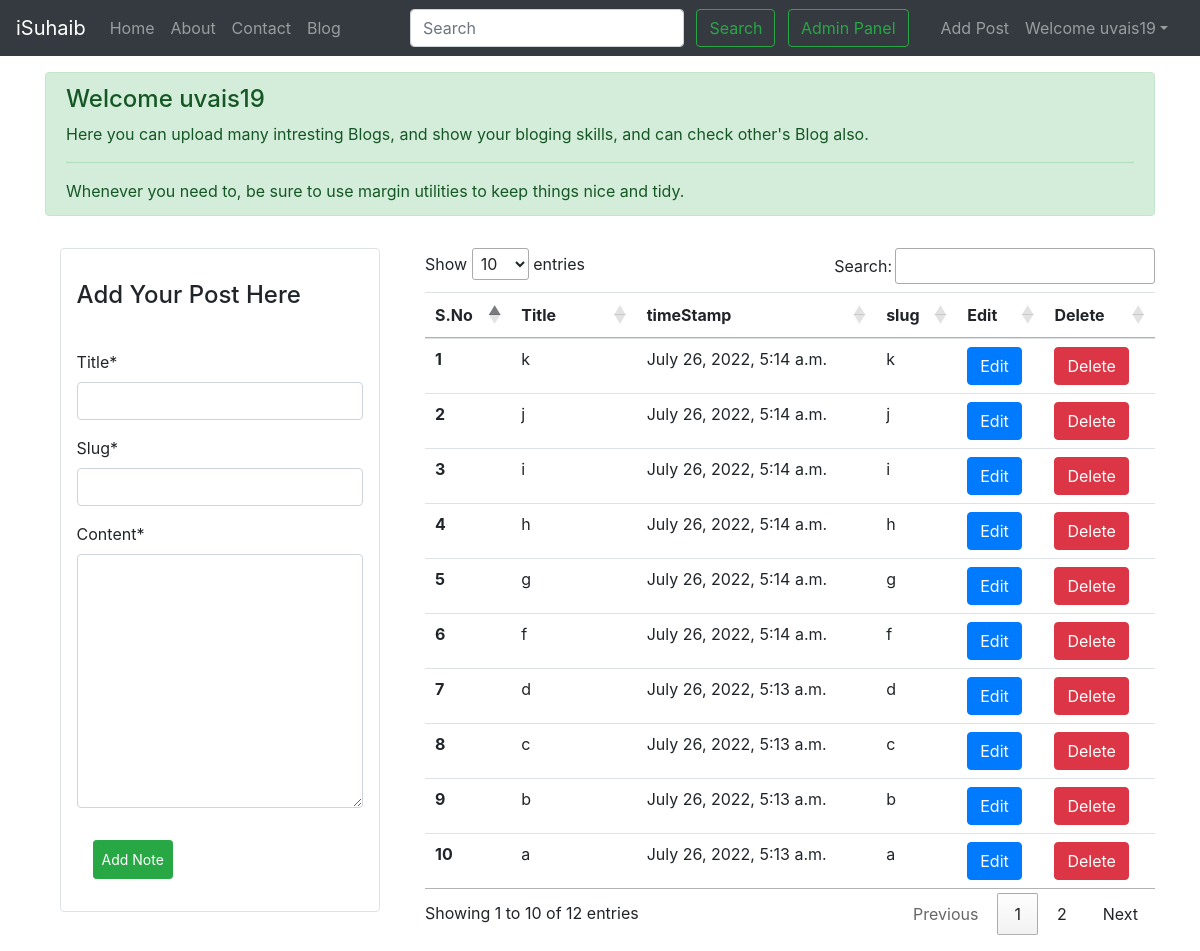
Page /blog/upload/ (signed in) on the committed database.
### blog/models.py (models this page shows, shortened)
class Post(models.Model):
    id=models.AutoField(primary_key=True)
    title=models.CharField(max_length=255)
    user=models.ForeignKey(User, on_delete=models.CASCADE, default=0)
    slug=models.CharField(max_length=130)
    timeStamp=models.DateTimeField(blank=True, default=now)
    content=models.TextField()
    img = models.ImageField(upload_to='static', default=0)

### blog/views.py (the view, shortened to what this page needs)
# urls.py: path('upload/', views.upload, name = 'upload-post'),
def upload(request):
    if request.user.is_authenticated:
        form = UserPost()
        notes = Post.objects.filter(user = request.user ).order_by('-id')
        data ={
            'form':form,
            'notes':notes
        }
        return render(request, template_name='blog/upload_form.html',context = data)
    else:
        return redirect('home')

### blog/forms.py
class UserPost(forms.ModelForm):
    class Meta:
        model = Post
        fields = ['title','slug','content']

### templates/blog/upload_form.html (shortened to what this page needs)
{% extends 'base.html' %}
{% load crispy_forms_tags %}
{% block body %}
<div class="container mt-3">
        <div class="alert alert-success" role="alert">
                <h4 class="alert-heading">Welcome {{request.user.username}}</h4>
                <p>Here you can upload many intresting Blogs, and show your bloging skills, and can check other's Blog also.</p>
                <hr>
                <p class="mb-0">Whenever you need to, be sure to use margin utilities to keep things nice and tidy.</p>
        </div>
</div>
<div class="container">
        <div class="row">
                <div class="col-lg-4 mt-3 mb-3">
                        <div class="col-11 mx-sm-auto rounded border p-3">
                                <h4 class="pt-3 pb-4">Add Your Post Here</h4>
                                <form id="noteForm">
                                        {{form | crispy}}
                                        <input type="submit" class="btn btn-success btn-sm m-3 p-2" value="Add Note" id="add">
                                </form>
                        </div>
                </div>
                <div class="col-lg-8 mt-3 mb-3">
                        <table class="table " id="notesTable">
                                <thead>
                                        <tr>
                                                <th scope="col">S.No</th>
                                                <th scope="col">Title</th>
                                                <th scope="col">timeStamp</th>
                                                <th scope="col">slug</th>
                                                <th scope="col">Edit</th>
                                                <th scope="col">Delete</th>
                                        </tr>
                                </thead>
                                <tbody>
                                        {% for post in notes %}
                                        <tr>
                                                <th scope="row">{{forloop.counter}}</th>
                                                <td class="title">{{post.title}}</td>
                                                <td class="description">{{post.timeStamp}}</td>
                                                <td class="slug">{{post.slug}}</td>
                                                <td><button data="{{post.id}}" class="btn btn-primary edit">Edit</button></td>
                                                <td><button data="{{post.id}}" class="btn btn-danger delete">Delete</button></td>
                                        </tr>
                                        {% endfor %}
                                </tbody>
                        </table>
                </div>
        </div>
</div>
{% endblock %}

### templates/base.html (shortened to what this page needs)
<!DOCTYPE html>
<html lang="en">
  <head>
    <link rel="stylesheet" href="https://cdn.datatables.net/1.12.1/css/jquery.dataTables.min.css">
    <link rel="stylesheet" href="https://stackpath.bootstrapcdn.com/bootstrap/4.5.2/css/bootstrap.min.css">
  </head>
  <body>
    <nav class="navbar navbar-expand-lg navbar-dark bg-dark">
        <a class="navbar-brand" href="/">iSuhaib</a>
        <div class="collapse navbar-collapse" id="navbarSupportedContent">
          <ul class="navbar-nav mr-auto">
            <li class="nav-item {% block homeactive %}  {% endblock homeactive %}">
              <a class="nav-link" href="/">Home <span class="sr-only">(current)</span></a>
            </li>
            <li class="nav-item {% block aboutactive %}  {% endblock aboutactive %}" >
              <a class="nav-link" href="/about">About</a>
            </li>
            <li class="nav-item {% block contactactive %}  {% endblock contactactive %} ">
              <a class="nav-link" href="/contact">Contact</a>
            </li>
            <li class="nav-item {% block blogactive %}  {% endblock blogactive %} ">
              <a class="nav-link" href="/blog/">Blog</a>
            </li>
          </ul>
          <div class="ml-auto form-inline ">
          <form method="get" action="/search"class="my-2 my-lg-0 mx-3">
            <input class="form-control mr-sm-2" type="search" placeholder="Search" aria-label="Search" name="query" id="query">
            <button class="btn btn-outline-success my-2 my-sm-0 " type="submit">Search</button>
            <a href="/admin/" role="button" target="_blank" class="btn btn-outline-success m-2 my-sm-0"> Admin Panel </a>
          </form>
{% if user.is_authenticated %}
<ul class="navbar-nav mr-2">
  <li class="nav-item" >
    <a class="nav-link" href="/blog/upload/">Add Post</a>
  </li>
  <li class="nav-item dropdown">
    <a class="nav-link dropdown-toggle" href='#' id="navbarDropdown" role="button" data-toggle="dropdown"> Welcome {{request.user}}</a>
  </li>
</ul>
    </div>
{% endif %}
        </div>
      </nav>
      {% block body %}  {% endblock body %}
  </body>
</html>

### rows in the picture
Post: title "k", timeStamp "July 26, 2022, 5:14 a.m.", slug "k"
Post: title "j", timeStamp "July 26, 2022, 5:14 a.m.", slug "j"
Post: title "i", timeStamp "July 26, 2022, 5:14 a.m.", slug "i"
Post: title "h", timeStamp "July 26, 2022, 5:14 a.m.", slug "h"
Post: title "g", timeStamp "July 26, 2022, 5:14 a.m.", slug "g"
Post: title "f", timeStamp "July 26, 2022, 5:14 a.m.", slug "f"
Post: title "d", timeStamp "July 26, 2022, 5:13 a.m.", slug "d"
Post: title "c", timeStamp "July 26, 2022, 5:13 a.m.", slug "c"
Post: title "b", timeStamp "July 26, 2022, 5:13 a.m.", slug "b"
Post: title "a", timeStamp "July 26, 2022, 5:13 a.m.", slug "a"

### other values in the picture
{{ request.user }} "uvais19"
{{ request.user.username }} "uvais19"
